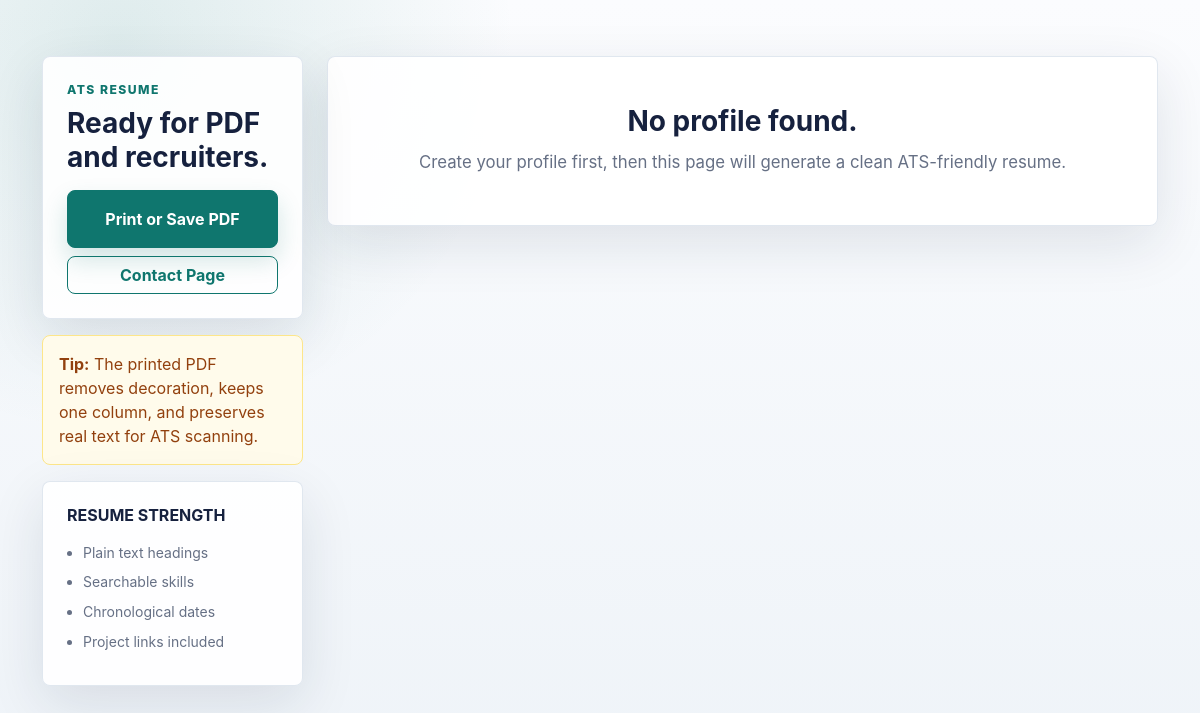
/portfolio/demo/resume, run on an earlier commit of the app's database.
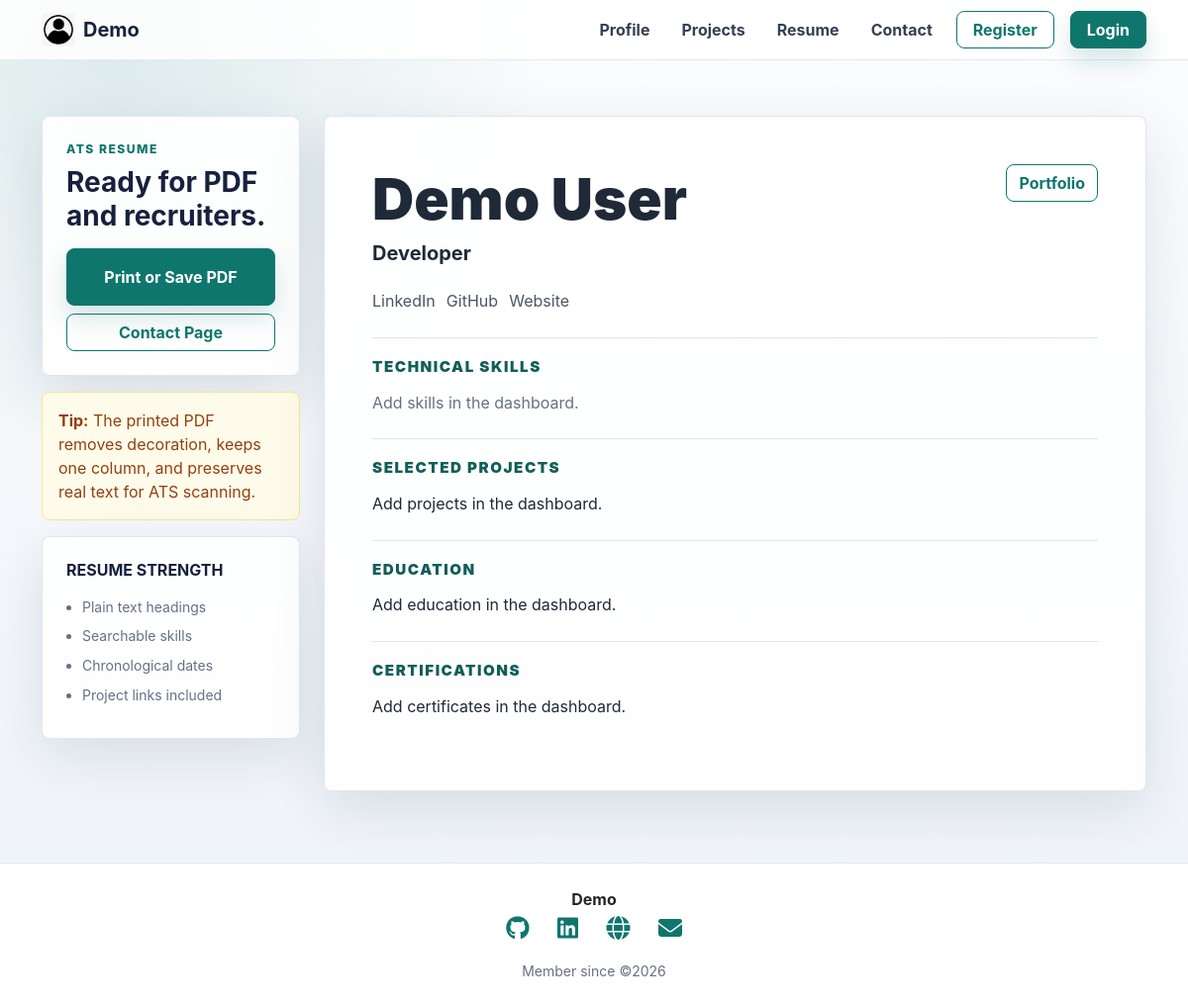
And on a later commit of the database.
### portfolio/models.py (models this page shows, shortened)
class Profile(models.Model):
    user = models.OneToOneField(User, related_name='profile', on_delete=models.CASCADE, null=True)
    full_name = models.CharField(max_length=120, default='')
    display_name = models.CharField(max_length=80, blank=True)
    title = models.CharField(max_length=120, blank=True)  # e.g. "Backend Developer"
    bio = models.TextField(blank=True)
    email = models.EmailField(blank=True)
    phone = models.CharField(max_length=20, blank=True)
    location = models.CharField(max_length=120, blank=True)
    profile_image = models.ImageField(upload_to="profile_images/", blank=True, null=True)
    github = models.URLField(blank=True)
    linkedin = models.URLField(blank=True)
    website = models.URLField(blank=True)
    created_at = models.DateTimeField(auto_now_add=True)

### portfolio/views.py (the view)
# urls.py: path('<str:username>/resume', resume, name='resume'),
def resume(request, username=None):
    profile = get_user_profile(username)
    context = {
        "profile": profile,
    }
    return render(request, 'resume.html', context)

### portfolio/utils.py (called while the page is built)
def get_user_profile(username):
    if username:
        return Profile.objects.filter(user__username=username).first()

### portfolio/templates/resume.html (shortened to what the changed rows need)
{% extends 'master/base.html' %}
{% block content %}
  <section class="resume-page">
    <div class="container">
      <div class="row g-4 align-items-start">
        <div class="col-lg-3 no-print">
          <aside class="resume-toolbar d-grid gap-3">
            <div class="surface p-4">
              <h1 class="h3 fw-bold mb-3">Ready for PDF and recruiters.</h1>
            </div>
            <div class="surface p-4">
              <h2 class="h6 fw-bold text-uppercase mb-3">Resume strength</h2>
            </div>
          </aside>
        </div>
        <div class="col-lg-9">
          {% if profile %}
            <article class="resume-document surface p-4 p-md-5 reveal">
              <header class="mb-4">
                <div class="d-flex flex-column flex-md-row justify-content-between gap-3">
                  <div>
                    <h1 class="mb-2">{{ profile.full_name }}</h1>
                    <p class="h5 fw-bold mb-3">{{ profile.title|default:'Developer' }}</p>
                  </div>
                  <div class="text-md-end no-print">
                    <a href="{% url 'profile' profile.user.username|default:'demo' %}" class="btn btn-outline-brand">Portfolio</a>
                  </div>
                </div>
                <div class="resume-contact">
                  {% if profile.linkedin %}
                    <a href="{{ profile.linkedin }}" target="_blank">LinkedIn</a>
                  {% endif %}
                  {% if profile.github %}
                    <a href="{{ profile.github }}" target="_blank">GitHub</a>
                  {% endif %}
                  {% if profile.website %}
                    <a href="{{ profile.website }}" target="_blank">Website</a>
                  {% endif %}
                </div>
              </header>
              <section class="resume-section mb-4">
                <h2>Technical Skills</h2>
                <div class="no-print">
                  {% for skill in profile.skills.all %}
                    <span class="resume-chip">
                      {{ skill.name }}{% if skill.level %}
                        - {{ skill.get_level_display }}
                      {% endif %}
                    </span>
                  {% empty %}
                    <span class="muted">Add skills in the dashboard.</span>
                  {% endfor %}
                </div>
              </section>
              <section class="resume-section mb-4">
                <h2>Selected Projects</h2>
                {% for project in profile.projects.all %}
                  <div class="resume-item">
                    <div class="d-flex flex-column flex-md-row justify-content-between gap-1">
                      <h3 class="resume-role">{{ project.title }}</h3>
                      {% if project.start_date %}
                        <strong>
                          {{ project.start_date|date:'Y' }}{% if project.end_date %}
                            - {{ project.end_date|date:'Y' }}
                          {% endif %}
                        </strong>
                      {% endif %}
                    </div>
                    <p class="mb-1">{{ project.description }}</p>
                    <p class="mb-0">
                      {% for tag in project.tags.all %}
                        {{ tag.name }}{% if not forloop.last %}, {% endif %}
                      {% endfor %} <br />
                      {% if project.live_link %}
                        {% if project.tags.all %} | {% endif %}<a href="{{ project.live_link }}" target="_blank">Live</a>
                      {% endif %}
                      {% if project.github_link %}
                        {% if project.tags.all or project.live_link %} | {% endif %}<a href="{{ project.github_link }}" target="_blank">GitHub</a>
                      {% endif %}
                    </p>
                  </div>
                {% empty %}
                  <p class="mb-0">Add projects in the dashboard.</p>
                {% endfor %}
              </section>
              <section class="resume-section mb-4">
                <h2>Education</h2>
                {% for edu in profile.education.all %}
                  <div class="resume-item">
                    <div class="d-flex flex-column flex-md-row justify-content-between gap-1">
                      <h3 class="resume-role">
                        {{ edu.degree }}{% if edu.field_of_study %}
                          , {{ edu.field_of_study }}
                        {% endif %}
                      </h3>
                      <strong>{{ edu.start_year }} - {{ edu.end_year|default:'Present' }}</strong>
                    </div>
                    <div class="resume-meta">{{ edu.institution }}</div>
                    {% if edu.description %}
                      <p class="mb-0">{{ edu.description }}</p>
                    {% endif %}
                  </div>
                {% empty %}
                  <p class="mb-0">Add education in the dashboard.</p>
                {% endfor %}
              </section>
              <section class="resume-section mb-4">
                <h2>Certifications</h2>
                {% for cert in profile.certificates.all %}
                  <div class="resume-item">
                    <div class="d-flex flex-column flex-md-row justify-content-between gap-1">
                      <h3 class="resume-role">{{ cert.title }}</h3>
                      <strong>{{ cert.issue_date|date:'M Y' }}</strong>
                    </div>
                    <div class="resume-meta">{{ cert.issuer }}</div>
                    {% if cert.credential_url or cert.credential_id %}
                      <p class="mb-0">
                        {% if cert.credential_id %}
                          Credential ID: {{ cert.credential_id }}
                        {% endif %}
                        {% if cert.credential_url %}
                          {% if cert.credential_id %} | {% endif %}<a href="{{ cert.credential_url }}" target="_blank">Credential URL</a>
                        {% endif %}
                      </p>
                    {% endif %}
                  </div>
                {% empty %}
                  <p class="mb-0">Add certificates in the dashboard.</p>
                {% endfor %}
              </section>
            </article>
          {% else %}
            <div class="surface p-5 text-center">
              <h2 class="h3 fw-bold">No profile found.</h2>
              <p class="section-copy mb-0">Create your profile first, then this page will generate a clean ATS-friendly resume.</p>
            </div>
          {% endif %}
        </div>
      </div>
    </div>
  </section>
{% endblock %}

### portfolio/templates/master/nav.html (shortened to what this page needs)
<nav class="navbar navbar-expand-lg navbar-light sticky-top">
  <div class="container">
    <a class="navbar-brand fw-bold d-flex align-items-center" href="{% url 'profile' profile.user.username|default:'demo' %}">
      {% if profile.profile_image %}
        <img src="{{ profile.profile_image.url }}" class="rounded-circle me-2" width="32" height="32" alt="{{ profile.full_name }}" />
      {% else %}
        <img src="/media/app/logo.webp" alt="Logo" width="34" height="34" class="me-2 rounded" />
      {% endif %}
      <span>{{ profile.display_name|default:'Portfolio' }}</span>
    </a>
    <div class="collapse navbar-collapse justify-content-end d-none d-lg-flex">
      <ul class="navbar-nav align-items-center gap-3">
        <li class="nav-item">
          <a class="nav-link" href="{% url 'profile' profile.user.username|default:'demo' %}">Profile</a>
        </li>
        <li class="nav-item">
          <a class="nav-link" href="{% url 'projects' profile.user.username|default:'demo' %}">Projects</a>
        </li>
        <li class="nav-item">
          <a class="nav-link" href="{% url 'resume' profile.user.username|default:'demo' %}">Resume</a>
        </li>
        <li class="nav-item">
          <a class="nav-link" href="{% url 'contact' profile.user.username|default:'demo' %}">Contact</a>
        </li>
        {% if profile.user == request.user %}
          <li class="nav-item">
            <a class="nav-link" href="{% url 'dashboard' %}">Dashboard</a>
          </li>
          <li class="nav-item">
            <a class="nav-link" href="{% url 'logout' %}">Logout</a>
          </li>
        {% elif request.user.is_authenticated %}
        <li class="nav-item">
          <a class="btn btn-brand px-3" href="{% url 'profile' %}">Show Own Profile</a>
        </li>
        {% else %}
          <li class="nav-item">
            <a class="btn btn-outline-brand px-3" href="{% url 'register' %}">Register</a>
          </li>
          <li class="nav-item">
            <a class="btn btn-brand px-3" href="{% url 'login' %}">Login</a>
          </li>
        {% endif %}
      </ul>
    </div>
  </div>
</nav>

### portfolio/templates/master/footer.html (shortened to what this page needs)
<footer class="footer py-4 bg-white">
  <div class="container">
    <div>
      <div class="fw-bold text-dark">{{ profile.display_name|default:'Portfolio' }}</div>
    </div>
    <div class="social-links">
      {% if profile.github %}
        <a href="{{ profile.github }}" target="_blank"><i class="fab fa-github"></i></a>
      {% endif %}
      {% if profile.linkedin %}
        <a href="{{ profile.linkedin }}" target="_blank"><i class="fab fa-linkedin"></i></a>
      {% endif %}
      {% if profile.website %}
        <a href="{{ profile.website }}" target="_blank"><i class="fa fa-globe"></i></a>
      {% endif %}
      {% if profile.user.email %}
        <a href="{% url 'contact' profile.user.username %}">
            <i class="fas fa-envelope"></i>
        </a>
      {% endif %}
    </div>
    <div>
      <small>Member since ©{{ profile.user.date_joined|date:"Y"}}</small>
    </div>
  </div>
</footer>

What changed in the data, as far as the page shows it:
added Profile: display_name "Demo", full_name "Demo User", title "Developer", user.date_joined "2026"
Also different on the page:
text no longer shown: "No profile found. Create your profile first, then this page will generate a clean ATS-friendly resume."
text now shown: "Profile Projects Resume Contact Register Login Portfolio LinkedIn GitHub Website TECHNICAL SKILLS Add skills in the dashboard. SELECTED PROJECTS Add projects in the dashboard. EDUCATION Add education in the dashboard. CERTIFICATIONS Add certificates in the dashboard. Member since ©"
